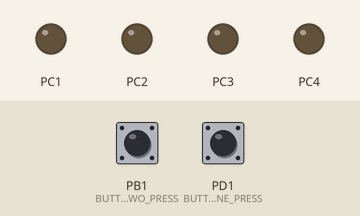
Recording of a program running on a simulated ATmega328P, built with avr-gcc and emulated at 16 MHz. Shown: output pins drawn as LEDs (lit = HIGH). Inputs (shaded band) come from the test bench; at power-on: PD1 (BUTTON_ONE_PRESS) HIGH, PB1 (BUTTON_TWO_PRESS) HIGH.

Above: at 1.2 s.
1.3 s: PD1 (BUTTON_ONE_PRESS) pulled LOW for 0.15 s
At 2.5 s:
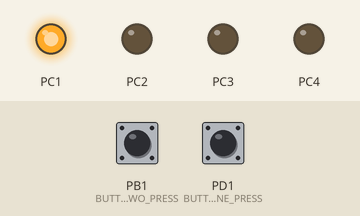
2.9 s: PD1 (BUTTON_ONE_PRESS) pulled LOW for 1 s
At 3.8 s:
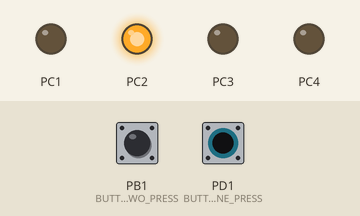
5.4 s: PD1 (BUTTON_ONE_PRESS) pulled LOW for 0.15 s
At 5.7 s:
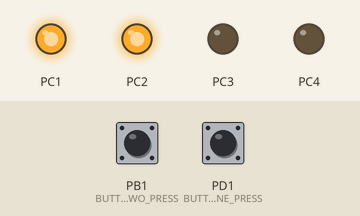
7.0 s: PD1 (BUTTON_ONE_PRESS) pulled LOW for 3.2 s
At 8.1 s:
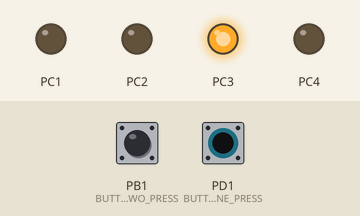
11.7 s: PD1 (BUTTON_ONE_PRESS) pulled LOW for 0.15 s
At 12.9 s:
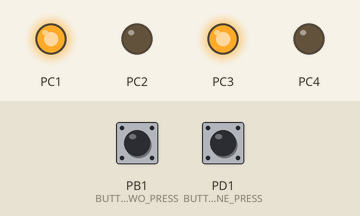
13.3 s: PD1 (BUTTON_ONE_PRESS) pulled LOW for 1 s
At 14.1 s:
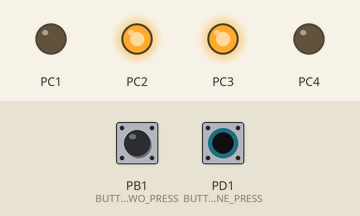
Timing chart, 0 to 16.3 s (numbered marks = the images above; inputs shaded):
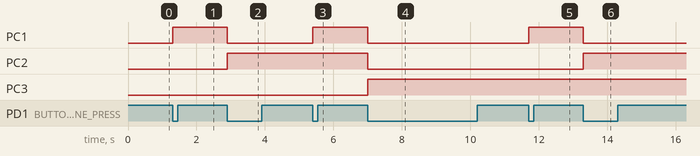

The program:

main.c
```c
#define F_CPU 16E6			// or F_CPU 16000000
#include <avr/io.h>
#include <util/delay.h>

#define BUTTON_ONE_PRESS (!(PIND & (1<<1)))
#define BUTTON_TWO_PRESS (!(PINB & (1<<1)))

unsigned counter;

void init(void){
	// counter
	counter = 0;

	// LED
	DDRC |= 0b00011110;		// Configure PC 1 - 4 as Output

	// Buttons
	DDRB &= ~(1<<1);	//Configure PB1 as Input
	PORTB |= 1<<1;		//Enable Internal Pull-Up at PB1

	DDRD &= ~(1<<1);	//Configure PD1 as Input
	PORTD |= 1<<1;		//Enable Internal Pull-Up at PD1
}


int main(void){
	init();

	while (1){
 		if(BUTTON_ONE_PRESS){
			counter ++;
			counter %= 16;
			PORTC = (counter << 1);
			while(BUTTON_ONE_PRESS){_delay_ms(100);}
		}
		if (BUTTON_TWO_PRESS){
			counter = 0;
			PORTC = (counter << 1);
		}
	}
}
```

Measured:
- after the input at 1.3 s, PC1: LOW → HIGH at once
- after the input at 2.9 s, PC1: HIGH → LOW at once; PC2: LOW → HIGH at once
- after the input at 5.4 s, PC1: LOW → HIGH at once
- after the input at 7.0 s, PC1, PC2: HIGH → LOW at once; PC3: LOW → HIGH at once
- after the input at 11.7 s, PC1: LOW → HIGH at once
- after the input at 13.3 s, PC1: HIGH → LOW at once; PC2: LOW → HIGH at once
